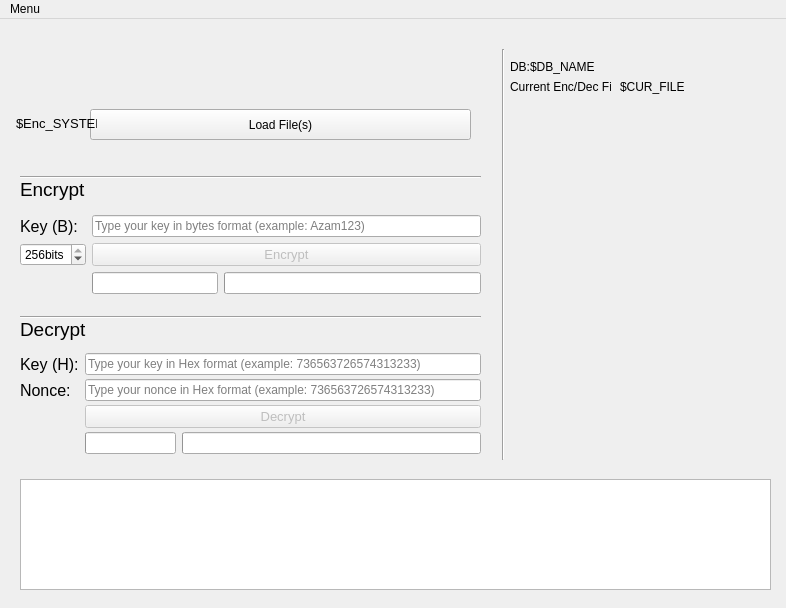
<?xml version="1.0" encoding="UTF-8"?>
<ui version="4.0">
 <class>MainWindow</class>
 <widget class="QMainWindow" name="MainWindow">
  <property name="enabled">
   <bool>true</bool>
  </property>
  <property name="geometry">
   <rect>
    <x>0</x>
    <y>0</y>
    <width>786</width>
    <height>608</height>
   </rect>
  </property>
  <property name="sizePolicy">
   <sizepolicy hsizetype="Preferred" vsizetype="Preferred">
    <horstretch>0</horstretch>
    <verstretch>0</verstretch>
   </sizepolicy>
  </property>
  <property name="minimumSize">
   <size>
    <width>786</width>
    <height>608</height>
   </size>
  </property>
  <property name="acceptDrops">
   <bool>false</bool>
  </property>
  <property name="windowTitle">
   <string>EX</string>
  </property>
  <property name="documentMode">
   <bool>false</bool>
  </property>
  <widget class="QWidget" name="centralwidget">
   <widget class="QWidget" name="gridLayoutWidget">
    <property name="geometry">
     <rect>
      <x>20</x>
      <y>190</y>
      <width>461</width>
      <height>91</height>
     </rect>
    </property>
    <layout class="QGridLayout" name="encrypt_form">
     <property name="verticalSpacing">
      <number>0</number>
     </property>
     <item row="1" column="0">
      <widget class="QLabel" name="enc_key_label">
       <property name="enabled">
        <bool>true</bool>
       </property>
       <property name="font">
        <font>
         <pointsize>12</pointsize>
        </font>
       </property>
       <property name="layoutDirection">
        <enum>Qt::LeftToRight</enum>
       </property>
       <property name="text">
        <string>Key (B):</string>
       </property>
      </widget>
     </item>
     <item row="3" column="1">
      <widget class="QProgressBar" name="enc_files_counter_progressBar">
       <property name="enabled">
        <bool>true</bool>
       </property>
       <property name="sizePolicy">
        <sizepolicy hsizetype="Minimum" vsizetype="Ignored">
         <horstretch>0</horstretch>
         <verstretch>0</verstretch>
        </sizepolicy>
       </property>
       <property name="value">
        <number>0</number>
       </property>
       <property name="textVisible">
        <bool>true</bool>
       </property>
       <property name="invertedAppearance">
        <bool>false</bool>
       </property>
       <property name="textDirection">
        <enum>QProgressBar::TopToBottom</enum>
       </property>
       <property name="format">
        <string/>
       </property>
      </widget>
     </item>
     <item row="2" column="0">
      <widget class="QSpinBox" name="key_gen_bits">
       <property name="sizePolicy">
        <sizepolicy hsizetype="Fixed" vsizetype="Fixed">
         <horstretch>0</horstretch>
         <verstretch>0</verstretch>
        </sizepolicy>
       </property>
       <property name="suffix">
        <string>bits</string>
       </property>
       <property name="minimum">
        <number>128</number>
       </property>
       <property name="maximum">
        <number>256</number>
       </property>
       <property name="singleStep">
        <number>64</number>
       </property>
       <property name="value">
        <number>256</number>
       </property>
      </widget>
     </item>
     <item row="1" column="1" colspan="3">
      <widget class="QLineEdit" name="enc_key_input">
       <property name="inputMask">
        <string/>
       </property>
       <property name="maxLength">
        <number>32767</number>
       </property>
       <property name="placeholderText">
        <string>Type your key in bytes format (example: Azam123)</string>
       </property>
      </widget>
     </item>
     <item row="2" column="1" colspan="3">
      <widget class="QPushButton" name="enc_button">
       <property name="enabled">
        <bool>false</bool>
       </property>
       <property name="font">
        <font>
         <pointsize>10</pointsize>
        </font>
       </property>
       <property name="text">
        <string>Encrypt</string>
       </property>
      </widget>
     </item>
     <item row="3" column="2" colspan="2">
      <widget class="QProgressBar" name="enc_progressBar">
       <property name="enabled">
        <bool>true</bool>
       </property>
       <property name="sizePolicy">
        <sizepolicy hsizetype="Preferred" vsizetype="Fixed">
         <horstretch>0</horstretch>
         <verstretch>0</verstretch>
        </sizepolicy>
       </property>
       <property name="value">
        <number>0</number>
       </property>
       <property name="textVisible">
        <bool>true</bool>
       </property>
       <property name="invertedAppearance">
        <bool>false</bool>
       </property>
       <property name="textDirection">
        <enum>QProgressBar::TopToBottom</enum>
       </property>
       <property name="format">
        <string/>
       </property>
      </widget>
     </item>
    </layout>
   </widget>
   <widget class="QWidget" name="gridLayoutWidget_2">
    <property name="geometry">
     <rect>
      <x>20</x>
      <y>330</y>
      <width>461</width>
      <height>111</height>
     </rect>
    </property>
    <layout class="QGridLayout" name="decrypt_form">
     <property name="horizontalSpacing">
      <number>6</number>
     </property>
     <property name="verticalSpacing">
      <number>0</number>
     </property>
     <item row="2" column="0">
      <widget class="QLabel" name="dec_nonce_label">
       <property name="sizePolicy">
        <sizepolicy hsizetype="Maximum" vsizetype="Preferred">
         <horstretch>0</horstretch>
         <verstretch>0</verstretch>
        </sizepolicy>
       </property>
       <property name="font">
        <font>
         <pointsize>12</pointsize>
        </font>
       </property>
       <property name="text">
        <string>Nonce:</string>
       </property>
      </widget>
     </item>
     <item row="1" column="1" colspan="2">
      <widget class="QLineEdit" name="dec_key_input">
       <property name="placeholderText">
        <string>Type your key in Hex format (example: 736563726574313233)</string>
       </property>
      </widget>
     </item>
     <item row="3" column="1" colspan="2">
      <widget class="QPushButton" name="dec_button">
       <property name="enabled">
        <bool>false</bool>
       </property>
       <property name="font">
        <font>
         <pointsize>10</pointsize>
        </font>
       </property>
       <property name="text">
        <string>Decrypt</string>
       </property>
      </widget>
     </item>
     <item row="1" column="0">
      <widget class="QLabel" name="dec_key_label">
       <property name="sizePolicy">
        <sizepolicy hsizetype="Maximum" vsizetype="Ignored">
         <horstretch>0</horstretch>
         <verstretch>0</verstretch>
        </sizepolicy>
       </property>
       <property name="font">
        <font>
         <pointsize>12</pointsize>
        </font>
       </property>
       <property name="text">
        <string>Key (H):</string>
       </property>
      </widget>
     </item>
     <item row="2" column="1" colspan="2">
      <widget class="QLineEdit" name="dec_nonce_input">
       <property name="placeholderText">
        <string>Type your nonce in Hex format (example: 736563726574313233)</string>
       </property>
      </widget>
     </item>
     <item row="4" column="1">
      <widget class="QProgressBar" name="dec_files_counter_progressBar">
       <property name="sizePolicy">
        <sizepolicy hsizetype="Minimum" vsizetype="Ignored">
         <horstretch>0</horstretch>
         <verstretch>0</verstretch>
        </sizepolicy>
       </property>
       <property name="value">
        <number>0</number>
       </property>
       <property name="format">
        <string/>
       </property>
      </widget>
     </item>
     <item row="4" column="2">
      <widget class="QProgressBar" name="dec_progressBar">
       <property name="enabled">
        <bool>true</bool>
       </property>
       <property name="sizePolicy">
        <sizepolicy hsizetype="Expanding" vsizetype="Fixed">
         <horstretch>0</horstretch>
         <verstretch>0</verstretch>
        </sizepolicy>
       </property>
       <property name="value">
        <number>0</number>
       </property>
       <property name="textVisible">
        <bool>true</bool>
       </property>
       <property name="invertedAppearance">
        <bool>false</bool>
       </property>
       <property name="textDirection">
        <enum>QProgressBar::TopToBottom</enum>
       </property>
       <property name="format">
        <string/>
       </property>
      </widget>
     </item>
    </layout>
   </widget>
   <widget class="QLabel" name="EX_LOGO">
    <property name="geometry">
     <rect>
      <x>30</x>
      <y>30</y>
      <width>451</width>
      <height>51</height>
     </rect>
    </property>
    <property name="font">
     <font>
      <pointsize>14</pointsize>
     </font>
    </property>
    <property name="text">
     <string/>
    </property>
    <property name="pixmap">
     <pixmap>images/Logo.png</pixmap>
    </property>
   </widget>
   <widget class="QLabel" name="Decrypt_form_label">
    <property name="geometry">
     <rect>
      <x>20</x>
      <y>300</y>
      <width>71</width>
      <height>21</height>
     </rect>
    </property>
    <property name="font">
     <font>
      <pointsize>14</pointsize>
     </font>
    </property>
    <property name="text">
     <string>Decrypt</string>
    </property>
   </widget>
   <widget class="QPushButton" name="load_file_folder_button">
    <property name="geometry">
     <rect>
      <x>90</x>
      <y>90</y>
      <width>381</width>
      <height>31</height>
     </rect>
    </property>
    <property name="text">
     <string>Load File(s)</string>
    </property>
   </widget>
   <widget class="QLabel" name="Encrypt_form_label_2">
    <property name="geometry">
     <rect>
      <x>20</x>
      <y>160</y>
      <width>71</width>
      <height>21</height>
     </rect>
    </property>
    <property name="font">
     <font>
      <pointsize>14</pointsize>
     </font>
    </property>
    <property name="text">
     <string>Encrypt</string>
    </property>
   </widget>
   <widget class="QPlainTextEdit" name="Logger">
    <property name="enabled">
     <bool>true</bool>
    </property>
    <property name="geometry">
     <rect>
      <x>20</x>
      <y>460</y>
      <width>751</width>
      <height>111</height>
     </rect>
    </property>
    <property name="readOnly">
     <bool>true</bool>
    </property>
    <property name="plainText">
     <string/>
    </property>
    <property name="backgroundVisible">
     <bool>false</bool>
    </property>
   </widget>
   <widget class="Line" name="line">
    <property name="geometry">
     <rect>
      <x>20</x>
      <y>290</y>
      <width>461</width>
      <height>16</height>
     </rect>
    </property>
    <property name="orientation">
     <enum>Qt::Horizontal</enum>
    </property>
   </widget>
   <widget class="Line" name="line_2">
    <property name="geometry">
     <rect>
      <x>20</x>
      <y>150</y>
      <width>461</width>
      <height>16</height>
     </rect>
    </property>
    <property name="orientation">
     <enum>Qt::Horizontal</enum>
    </property>
   </widget>
   <widget class="Line" name="line_3">
    <property name="geometry">
     <rect>
      <x>493</x>
      <y>30</y>
      <width>20</width>
      <height>411</height>
     </rect>
    </property>
    <property name="orientation">
     <enum>Qt::Vertical</enum>
    </property>
   </widget>
   <widget class="QLabel" name="DB_shortcut_label">
    <property name="geometry">
     <rect>
      <x>510</x>
      <y>40</y>
      <width>21</width>
      <height>16</height>
     </rect>
    </property>
    <property name="text">
     <string>DB:</string>
    </property>
   </widget>
   <widget class="QLabel" name="DB_shortcut_value">
    <property name="geometry">
     <rect>
      <x>530</x>
      <y>40</y>
      <width>251</width>
      <height>16</height>
     </rect>
    </property>
    <property name="text">
     <string>$DB_NAME</string>
    </property>
   </widget>
   <widget class="QLabel" name="Cur_file_shortcut_value">
    <property name="geometry">
     <rect>
      <x>620</x>
      <y>60</y>
      <width>171</width>
      <height>16</height>
     </rect>
    </property>
    <property name="text">
     <string>$CUR_FILE</string>
    </property>
   </widget>
   <widget class="QLabel" name="Cur_file_shortcut_label">
    <property name="geometry">
     <rect>
      <x>510</x>
      <y>60</y>
      <width>101</width>
      <height>16</height>
     </rect>
    </property>
    <property name="text">
     <string>Current Enc/Dec File:</string>
    </property>
   </widget>
   <widget class="QLabel" name="Enc_system_label">
    <property name="geometry">
     <rect>
      <x>16</x>
      <y>89</y>
      <width>81</width>
      <height>31</height>
     </rect>
    </property>
    <property name="font">
     <font>
      <pointsize>10</pointsize>
     </font>
    </property>
    <property name="tabletTracking">
     <bool>false</bool>
    </property>
    <property name="autoFillBackground">
     <bool>false</bool>
    </property>
    <property name="text">
     <string>$Enc_SYSTEM</string>
    </property>
    <property name="textFormat">
     <enum>Qt::AutoText</enum>
    </property>
    <property name="scaledContents">
     <bool>false</bool>
    </property>
    <property name="textInteractionFlags">
     <set>Qt::NoTextInteraction</set>
    </property>
   </widget>
  </widget>
  <widget class="QMenuBar" name="menubar">
   <property name="geometry">
    <rect>
     <x>0</x>
     <y>0</y>
     <width>786</width>
     <height>21</height>
    </rect>
   </property>
   <widget class="QMenu" name="menuMenu">
    <property name="title">
     <string>Menu</string>
    </property>
    <widget class="QMenu" name="menuDB_settings">
     <property name="title">
      <string>DB Settings</string>
     </property>
     <property name="icon">
      <iconset>
       <normaloff>images/keys_DB_logo.png</normaloff>images/keys_DB_logo.png</iconset>
     </property>
     <addaction name="option_New_DB"/>
     <addaction name="separator"/>
     <addaction name="option_Import_DB_file"/>
     <addaction name="separator"/>
     <addaction name="option_Store_key_nonce_in_DB"/>
     <addaction name="option_Check_for_dublicate_key_nonce_in_DB"/>
     <addaction name="separator"/>
     <addaction name="option_Delete_key_nonce_after_decryption"/>
     <addaction name="option_not_verified_keep_key_nonce_DB"/>
    </widget>
    <widget class="QMenu" name="menuMain_Settings">
     <property name="tearOffEnabled">
      <bool>false</bool>
     </property>
     <property name="title">
      <string>Main Settings</string>
     </property>
     <property name="icon">
      <iconset>
       <normaloff>images/main_settings_logo.jpg</normaloff>images/main_settings_logo.jpg</iconset>
     </property>
     <addaction name="option_Check_for_Updates"/>
     <addaction name="option_Check_Update_on_program_startup"/>
     <addaction name="separator"/>
     <addaction name="option_Delete_original_file"/>
     <addaction name="option_not_decrypted_verified_keep_original_file"/>
     <addaction name="separator"/>
     <addaction name="option_Blocks_Size"/>
    </widget>
    <addaction name="menuMain_Settings"/>
    <addaction name="separator"/>
    <addaction name="menuDB_settings"/>
    <addaction name="separator"/>
    <addaction name="option_Save_Settings"/>
    <addaction name="separator"/>
    <addaction name="option_Feedback"/>
   </widget>
   <addaction name="menuMenu"/>
  </widget>
  <action name="option_Import_DB_file">
   <property name="checkable">
    <bool>false</bool>
   </property>
   <property name="checked">
    <bool>false</bool>
   </property>
   <property name="icon">
    <iconset>
     <normaloff>images/import_DB.png</normaloff>images/import_DB.png</iconset>
   </property>
   <property name="text">
    <string>Import DB file...</string>
   </property>
  </action>
  <action name="option_Delete_key_nonce_after_decryption">
   <property name="checkable">
    <bool>true</bool>
   </property>
   <property name="checked">
    <bool>true</bool>
   </property>
   <property name="icon">
    <iconset>
     <normaloff>images/delete_key_nonce_DB.png</normaloff>images/delete_key_nonce_DB.png</iconset>
   </property>
   <property name="text">
    <string>Delete key/nonce after decryption</string>
   </property>
  </action>
  <action name="option_Check_for_Updates">
   <property name="icon">
    <iconset>
     <normaloff>images/pngkey.com-refresh-png-2424713.png</normaloff>images/pngkey.com-refresh-png-2424713.png</iconset>
   </property>
   <property name="text">
    <string>Check Update</string>
   </property>
  </action>
  <action name="option_Store_key_nonce_in_DB">
   <property name="checkable">
    <bool>true</bool>
   </property>
   <property name="checked">
    <bool>true</bool>
   </property>
   <property name="icon">
    <iconset>
     <normaloff>images/save_key_nonce_DB_logo.png</normaloff>images/save_key_nonce_DB_logo.png</iconset>
   </property>
   <property name="text">
    <string>Store key/nonce after encryption</string>
   </property>
  </action>
  <action name="option_Check_for_dublicate_key_nonce_in_DB">
   <property name="checkable">
    <bool>true</bool>
   </property>
   <property name="checked">
    <bool>true</bool>
   </property>
   <property name="icon">
    <iconset>
     <normaloff>images/check_duplicate_key_nonce_DB.png</normaloff>images/check_duplicate_key_nonce_DB.png</iconset>
   </property>
   <property name="text">
    <string>Check for dublicate key/nonce</string>
   </property>
  </action>
  <action name="option_Check_Update_on_program_startup">
   <property name="checkable">
    <bool>true</bool>
   </property>
   <property name="checked">
    <bool>true</bool>
   </property>
   <property name="text">
    <string>Auto Check Update on Startup</string>
   </property>
  </action>
  <action name="option_Save_Settings">
   <property name="icon">
    <iconset>
     <normaloff>images/save_settings_logo.png</normaloff>images/save_settings_logo.png</iconset>
   </property>
   <property name="text">
    <string>Save Settings</string>
   </property>
  </action>
  <action name="option_Blocks_Size">
   <property name="icon">
    <iconset>
     <normaloff>images/ram_logo.png</normaloff>images/ram_logo.png</iconset>
   </property>
   <property name="text">
    <string>Usable RAM</string>
   </property>
  </action>
  <action name="option_Delete_original_file">
   <property name="checkable">
    <bool>true</bool>
   </property>
   <property name="checked">
    <bool>true</bool>
   </property>
   <property name="icon">
    <iconset>
     <normaloff>images/delete_original_file_logo.png</normaloff>images/delete_original_file_logo.png</iconset>
   </property>
   <property name="text">
    <string>Delete original file</string>
   </property>
  </action>
  <action name="option_New_DB">
   <property name="icon">
    <iconset>
     <normaloff>images/new_DB_logo.png</normaloff>images/new_DB_logo.png</iconset>
   </property>
   <property name="text">
    <string>New DB...</string>
   </property>
  </action>
  <action name="option_Feedback">
   <property name="icon">
    <iconset>
     <normaloff>images/feedback_logo.png</normaloff>images/feedback_logo.png</iconset>
   </property>
   <property name="text">
    <string>Feedback</string>
   </property>
  </action>
  <action name="option_not_verified_keep_key_nonce_DB">
   <property name="checkable">
    <bool>true</bool>
   </property>
   <property name="checked">
    <bool>true</bool>
   </property>
   <property name="text">
    <string>If not decrypted verified, keep key/nonce</string>
   </property>
  </action>
  <action name="option_not_decrypted_verified_keep_original_file">
   <property name="checkable">
    <bool>true</bool>
   </property>
   <property name="checked">
    <bool>true</bool>
   </property>
   <property name="text">
    <string>If not decrypted verified, keep original file</string>
   </property>
  </action>
 </widget>
 <tabstops>
  <tabstop>enc_key_input</tabstop>
  <tabstop>enc_button</tabstop>
  <tabstop>key_gen_bits</tabstop>
  <tabstop>dec_key_input</tabstop>
  <tabstop>dec_nonce_input</tabstop>
  <tabstop>dec_button</tabstop>
 </tabstops>
 <resources>
  <include location="images/Logo.qrc"/>
 </resources>
 <connections/>
</ui>
